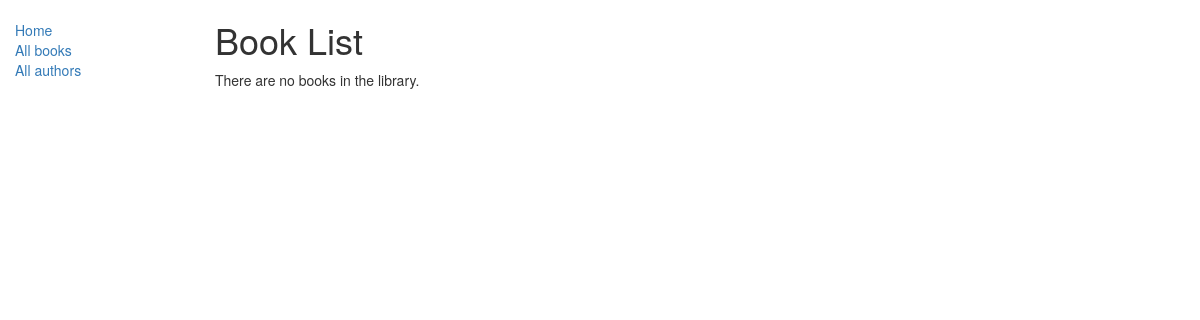
Before: /catalog/books/ with the older database file.
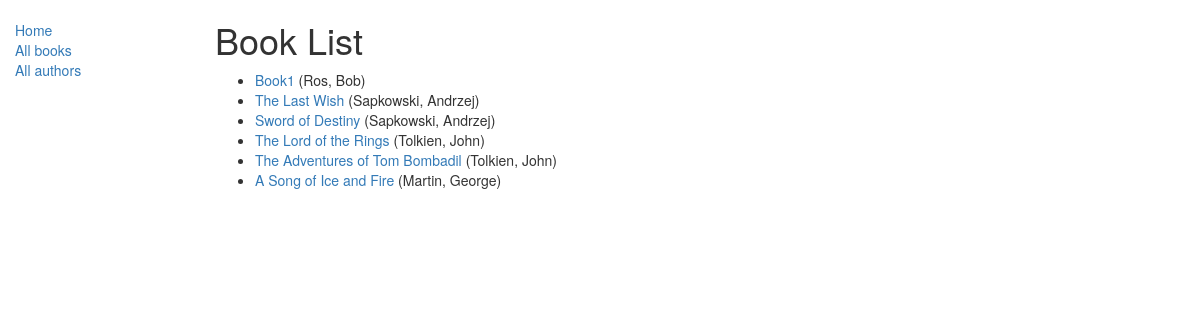
After: the same page with the newer database file.
### catalog/models.py (models this page shows, shortened)
class Book(models.Model):
    title = models.CharField(max_length=200)
    author = models.ForeignKey('Author', on_delete=models.SET_NULL, null=True)
    summary = models.TextField(max_length=1000, help_text="Enter a brief description of the book")
    isbn = models.CharField('ISBN',max_length=13, help_text='13 Character <a href="https://www.isbn-international.org/content/what-isbn">ISBN number</a>')
    genre = models.ManyToManyField(Genre, help_text="Select a genre for this book")
    def display_genre(self):
        """
        Creates a string for the Genre. This is required to display genre in Admin.
        """
        return ', '.join([ genre.name for genre in self.genre.all()[:3] ])
    display_genre.short_description = 'Genre'
    def get_absolute_url(self):
        return reverse('book-detail', args=[str(self.id)])

class Author(models.Model):
    first_name = models.CharField(max_length=100)
    last_name = models.CharField(max_length=100)
    date_of_birth = models.DateField(null=True, blank=True)
    date_of_death = models.DateField('Died', null=True, blank=True)
    def __str__(self):
        return '%s, %s' % (self.last_name, self.first_name)

### catalog/views.py (the view)
class BookListView(generic.ListView):
    model = Book
    paginate_by = 10

### catalog/templates/catalog/book_list.html
{% extends "base_generic.html" %}
{% block content %}
    <h1>Book List</h1>
    {% if book_list %}
    <ul>
      {% for book in book_list %}
      <li>
        <a href="{{ book.get_absolute_url }}">{{ book.title }}</a> ({{book.author}})
      </li>
      {% endfor %}
    </ul>
    {% else %}
      <p>There are no books in the library.</p>
    {% endif %}
{% endblock %}

### catalog/templates/base_generic.html (shortened to what this page needs)
<!DOCTYPE html>
<html lang="en">
<head>
  <link rel="stylesheet" href="https://maxcdn.bootstrapcdn.com/bootstrap/3.3.7/css/bootstrap.min.css">
  {% load static %}
  <link rel="stylesheet" href="{% static 'css/styles.css' %}">
</head>
<body>
  <div class="container-fluid">
    <div class="row">
      <div class="col-sm-2">
      {% block sidebar %}
      <ul class="sidebar-nav">
          <li><a href="{% url 'index' %}">Home</a></li>
          <li><a href="{% url 'books' %}">All books</a></li>
          <li><a href="{% url 'authors' %}">All authors</a></li>
      </ul>
     {% endblock %}
      </div>
      <div class="col-sm-10 ">
      {% block content %}{% endblock %}
      </div>
    </div>
  </div>
</body>
</html>

### catalog/static/css/styles.css (style rules this page uses)
.sidebar-nav { margin-top: 20px; padding: 0; list-style: none; }

Changed rows visible on the page:
added Book: title "Book1", author "Ros, Bob"
added Book: title "The Last Wish", author "Sapkowski, Andrzej"
added Book: title "Sword of Destiny", author "Sapkowski, Andrzej"
added Book: title "The Lord of the Rings", author "Tolkien, John"
added Book: title "The Adventures of Tom Bombadil", author "Tolkien, John"
added Book: title "A Song of Ice and Fire", author "Martin, George"
Other visible differences:
text no longer shown: "There are no books in the library."
